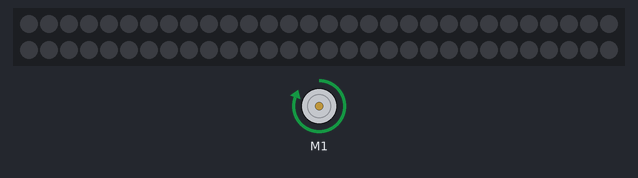
Bench run of a sketch on a simulated Arduino Uno, built with avr-gcc and run on an emulated ATmega328P. On the bench: 60 RGB LEDs in strip order, left to right, continuing on the next row, DC motor (green arrow = forward, orange = backward, longer = faster). The strip is taken to match the declared colour order.

Above: at 0.1 s.
Timing chart, 0 to 1.6 s (numbered marks = the images above):
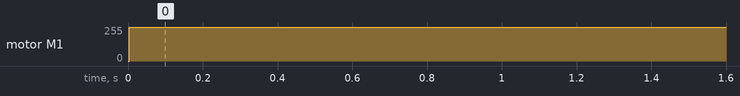

Measured:
- by itself, motor M1: stopped → forward 255/255 at 0.00 s

The sketch:

initial.ino
```cpp
#include <AFMotor.h>
#include <Adafruit_NeoPixel.h>

AF_DCMotor motor_dc_1(1, MOTOR12_64KHZ);
Adafruit_NeoPixel strip_pin2 = Adafruit_NeoPixel(60,2, NEO_RGB + NEO_KHZ800);

void setup()
{
  strip_pin2.begin();
  strip_pin2.show();
}

void loop()
{
  motor_dc_1.setSpeed(255);
  motor_dc_1.run(FORWARD);
}
```
